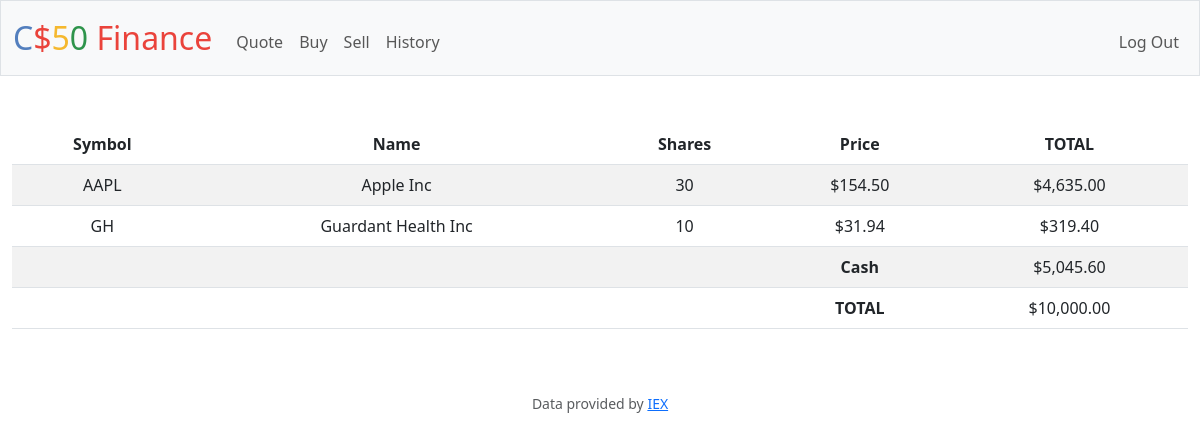
The page / (signed in) on the database its author committed.
### tables this page shows
CREATE TABLE stocks (id INTEGER PRIMARY KEY NOT NULL, user_id INTEGER NOT NULL, symbol TEXT NOT NULL, name TEXT NOT NULL, shares INTEGER NOT NULL, price NUMERIC NOT NULL, total NUMERIC NOT NULL);

CREATE TABLE users (id INTEGER PRIMARY KEY AUTOINCREMENT NOT NULL, username TEXT NOT NULL, hash TEXT NOT NULL, cash NUMERIC NOT NULL DEFAULT 10000.00);

CREATE TABLE grand_total (id INTEGER PRIMARY KEY NOT NULL, user_id INTEGER NOT NULL, total NUMERIC NOT NULL);

### app.py (the view)
@app.route("/")
@login_required
def index():
    id = session["user_id"]
    stocks = db.execute("SELECT * FROM stocks WHERE user_id = ?", id)
    cash = db.execute("SELECT * FROM users WHERE id = ?", id)
    grand_total = db.execute("SELECT * FROM grand_total WHERE user_id = ?", id)
    return render_template("/index.html", stocks=stocks, cash=cash, grand_total=grand_total)

### app.py (called while the page is built)
@app.after_request
def after_request(response):
    response.headers["Cache-Control"] = "no-cache, no-store, must-revalidate"
    response.headers["Expires"] = 0
    response.headers["Pragma"] = "no-cache"
    return response

### helpers.py (called while the page is built)
def login_required(f):
    @wraps(f)
    def decorated_function(*args, **kwargs):
        if session.get("user_id") is None:
            return redirect("/login")
        return f(*args, **kwargs)
    return decorated_function

def usd(value):
    return f"${value:,.2f}"

### templates/index.html (shortened to what this page needs)
{% extends "layout.html" %}
{% block main %}
    <div>
        <table class="table table-striped">
            <thead>
                <tr>
                    <th>Symbol</th>
                    <th>Name</th>
                    <th>Shares</th>
                    <th>Price</th>
                    <th>TOTAL</th>
                </tr>
            </thead>
            <tbody>
                {% block body %}
                    {% for stock in stocks %}
                        <tr>
                            <td>{{stock["symbol"]}}</td>
                            <td>{{stock["name"]}}</td>
                            <td>{{stock["shares"]}}</td>
                            <td>{{stock["price"] | usd}}</td>
                            <td>{{stock["total"] | usd}}</td>
                        </tr>
                    {% endfor %}
                    {% for cash in cash %}
                    <tr>
                        <td> </td>
                        <td> </td>
                        <td> </td>
                        <td><b>Cash</b></td>
                        <td>{{cash["cash"] | usd}}</td>
                    </tr>
                    {% endfor %}
                    {% for totals in grand_total %}
                    <tr>
                        <td> </td>
                        <td> </td>
                        <td> </td>
                        <td><b>TOTAL</b></td>
                        <td>{{totals["total"] | usd}}</td>
                    </tr>
                    {% endfor %}
                {% endblock %}
            </tbody>
        </table>
    </div>
{% endblock %}

### rows shown on the page
stocks: symbol "AAPL", name "Apple Inc", shares "30", price "$154.50", total "$4,635.00"
stocks: symbol "GH", name "Guardant Health Inc", shares "10", price "$31.94", total "$319.40"
users: cash "$5,045.60"
grand_total: total "$10,000.00"
